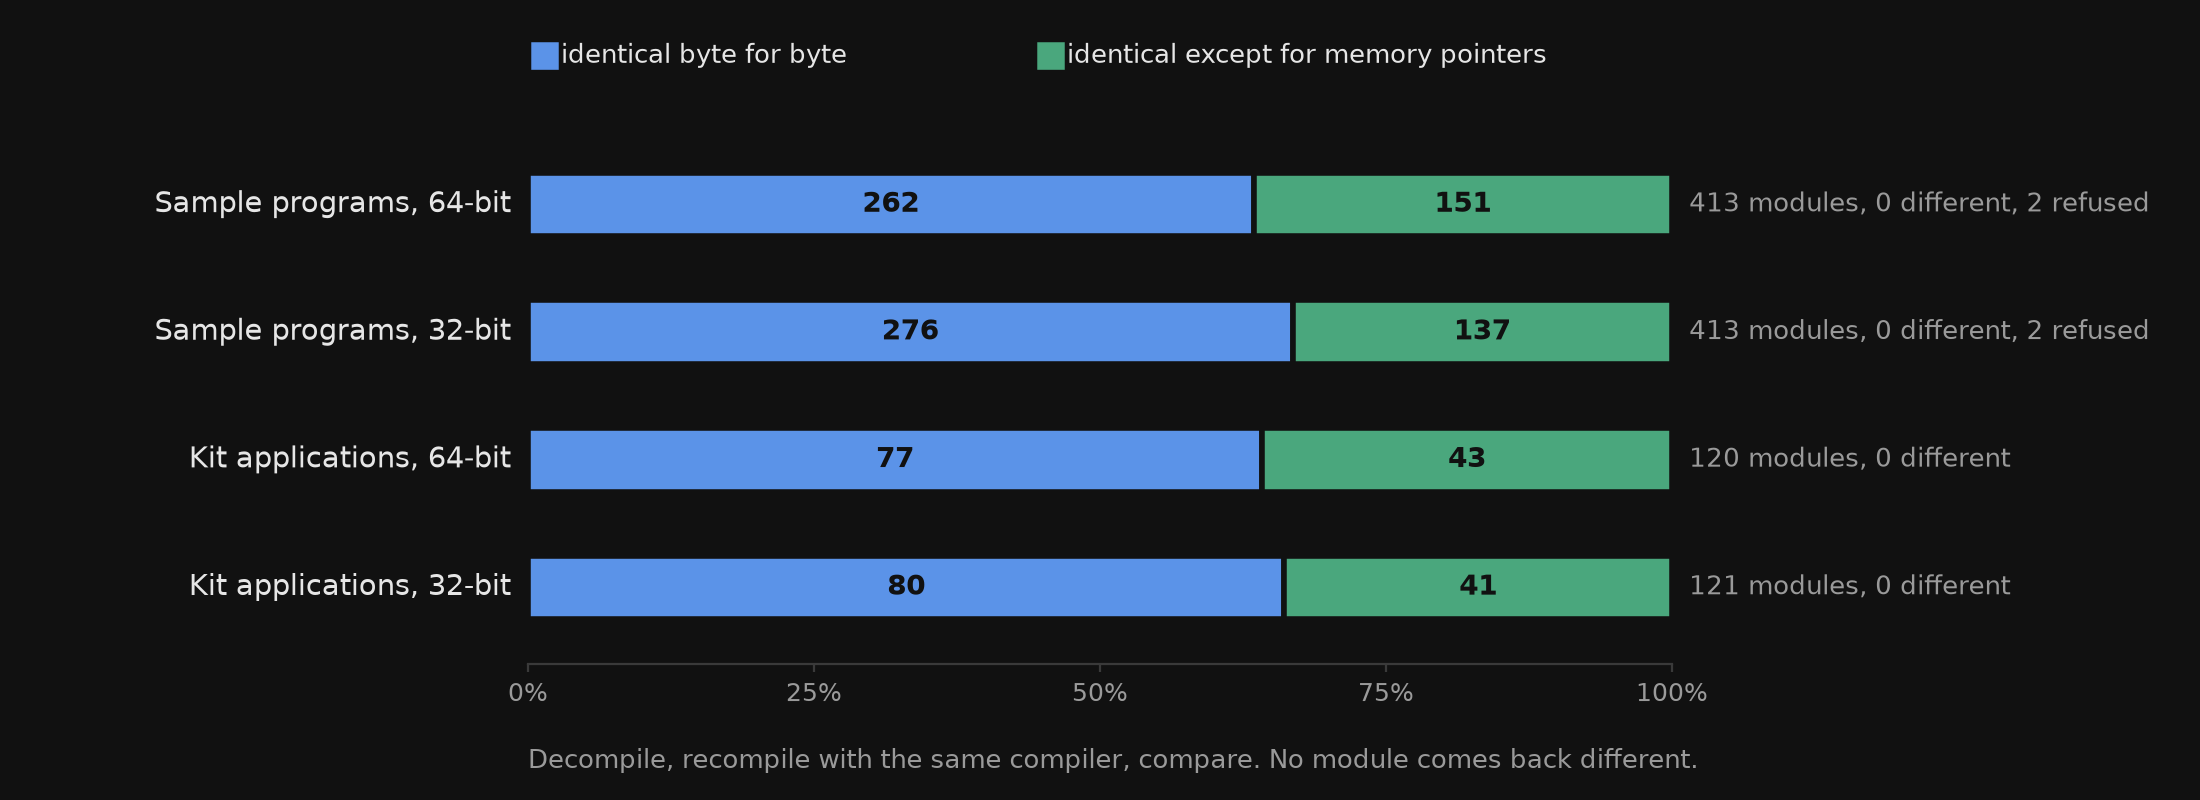

Recreate this plot in Python.
"""Round-trip results over the Cosmos 8.6 evaluation kits.

Numbers from the last full round trip (64 and 32 bits). Self-contained: runs as is in Google Colab
or locally (needs matplotlib). Writes results.png.
"""
import matplotlib.pyplot as plt

BG, EDGE = "#111111", "#3a3a3a"
INK, MUTED = "#e6e6e6", "#9a9a9a"
BLUE, GREEN, RED = "#5b93e8", "#4aa77d", "#e06a5f"

# corpus: (idénticos byte a byte, idénticos salvo punteros de memoria, distintos, rechazados a propósito)
CORPUS = [
    ("Sample programs, 64-bit", 262, 151, 0, 2),
    ("Sample programs, 32-bit", 276, 137, 0, 2),
    ("Kit applications, 64-bit", 77, 43, 0, 0),
    ("Kit applications, 32-bit", 80, 41, 0, 0),
]

plt.rcParams.update({"font.family": "DejaVu Sans", "text.color": INK})
fig, ax = plt.subplots(figsize=(11, 4), dpi=200)
fig.patch.set_facecolor(BG)
ax.set_facecolor(BG)

for i, (nombre, exactos, punteros, distintos, rechazados) in enumerate(CORPUS):
    y = len(CORPUS) - 1 - i
    total = exactos + punteros + distintos
    a = exactos / total * 100
    b = punteros / total * 100
    ax.barh(y, a, height=0.5, color=BLUE, edgecolor=BG, linewidth=2)
    ax.barh(y, b, left=a, height=0.5, color=GREEN, edgecolor=BG, linewidth=2)
    ax.text(a / 2, y, str(exactos), ha="center", va="center", color=BG, fontsize=10, weight="bold")
    ax.text(a + b / 2, y, str(punteros), ha="center", va="center", color=BG, fontsize=10, weight="bold")
    extra = f"{total} modules, {distintos} different" + (f", {rechazados} refused" if rechazados else "")
    ax.text(101.5, y, extra, ha="left", va="center", color=MUTED, fontsize=9.5)
    ax.text(-1.5, y, nombre, ha="right", va="center", color=INK, fontsize=10.5)

ax.set_xlim(0, 100)
ax.set_ylim(-0.6, len(CORPUS) - 0.4)
ax.set_yticks([])
ax.set_xticks([0, 25, 50, 75, 100])
ax.set_xticklabels(["0%", "25%", "50%", "75%", "100%"], color=MUTED, fontsize=9)
for s in ("top", "right", "left"):
    ax.spines[s].set_visible(False)
ax.spines["bottom"].set_color(EDGE)
ax.tick_params(color=EDGE, labelcolor=MUTED, length=3)

fig.text(0.24, 0.93, "■", color=BLUE, fontsize=13, va="center")
fig.text(0.255, 0.93, "identical byte for byte", color=INK, fontsize=9.5, va="center")
fig.text(0.47, 0.93, "■", color=GREEN, fontsize=13, va="center")
fig.text(0.485, 0.93, "identical except for memory pointers", color=INK, fontsize=9.5, va="center")
fig.text(0.24, 0.04, "Decompile, recompile with the same compiler, compare. No module comes back different.",
         color=MUTED, fontsize=9.5)

fig.subplots_adjust(left=0.24, right=0.76, top=0.84, bottom=0.17)
fig.savefig("results.png", facecolor=BG, pad_inches=0.2)
print("results.png")
